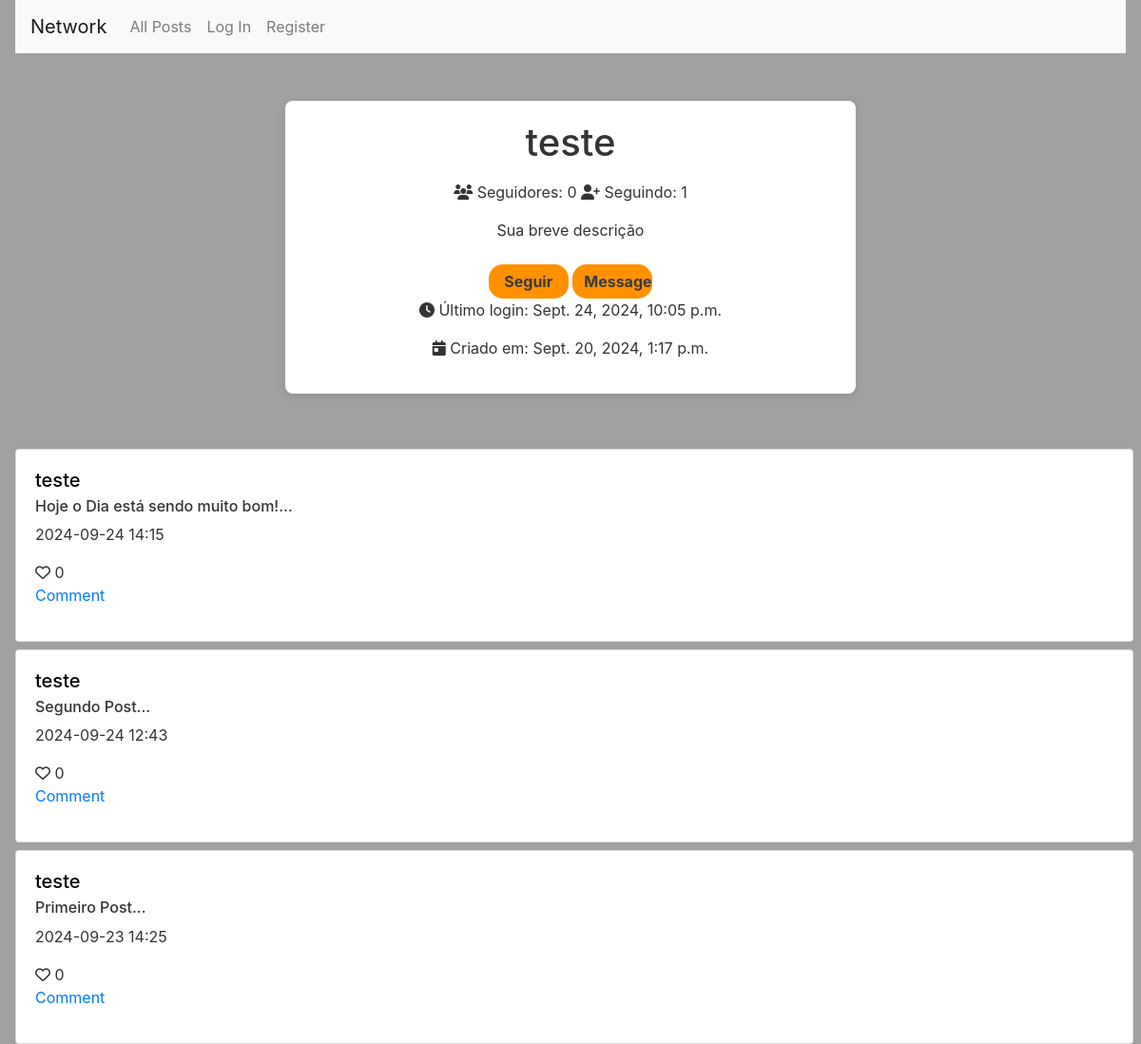
The page /profile/teste on the database as committed earlier.
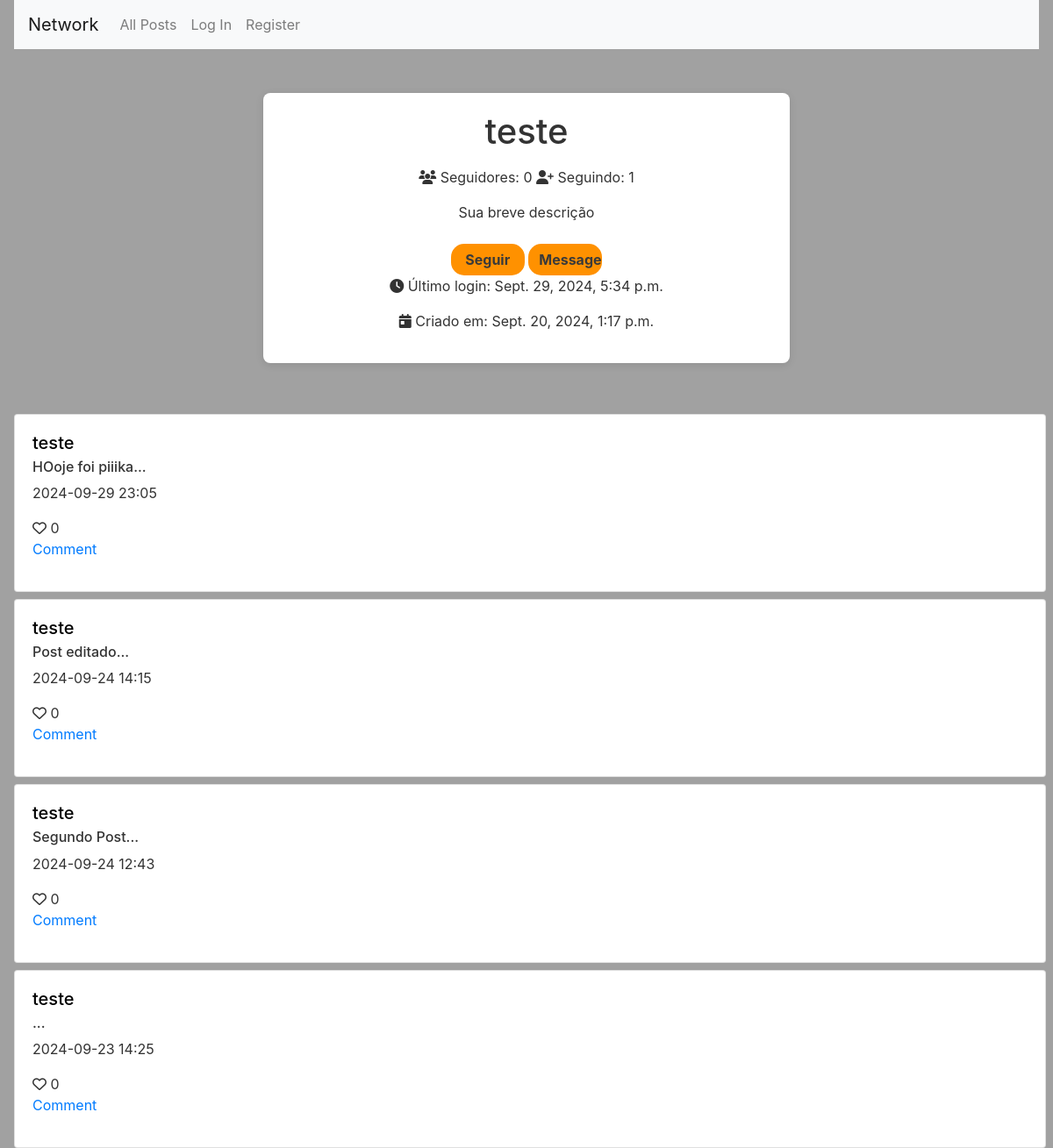
The same page on the database as committed later.
### network/models.py (models this page shows, shortened)
class User(AbstractUser):
    following = models.ManyToManyField('self', related_name='followers', symmetrical=False)

class Post(models.Model):
    user = models.ForeignKey(User, related_name="posts",on_delete=models.CASCADE)
    content = models.TextField(max_length=500)
    created_at = models.DateTimeField(auto_now_add=True)
    like = models.ManyToManyField(User)

### network/views.py (the view)
# urls.py: path("profile/<str:username>", views.load_profile, name="profile"),
def load_profile(request, username):
    user = User.objects.get(username=username)
    posts = user.posts.all().order_by('-created_at')
    paginator = Paginator(posts, 10)
    page_number = request.GET.get('page')
    page_obj = paginator.get_page(page_number)
    return render(request, 'network/profile.html', {
        "profile": user,
        "posts": posts,
        "followers": user.followers.all(),
        "page_obj": page_obj
    })

### network/templates/network/profile.html (shortened to what this page needs)
{% extends "network/layout.html" %}
{% block body %}
<div class="container text-center">
    <h1 class="mb-3">{{ profile.username }}</h1>
    <div class="mb-3">
        <i class="fa-solid fa-users me-2"></i> Seguidores: <span data-set="followers-count">{{ profile.followers.count }}</span>
        <i class="fa-solid fa-user-plus me-2"></i> Seguindo: <span data-set="following-count">{{ profile.following.count }}</span>
    </div>
    <p>Sua breve descrição</p>
    {% if profile == user %}
    <a href="" class="btn btn-outline-success me-2">Edit</a>
    <a href="#" class="btn btn-outline-success">Share Profile</a>
    {% else %}
        {% if user not in followers %}
        <a href="{% url 'follow' profile.username%}" class="btn btn-outline-success me-2">Seguir</a>
        {% else %}
        <a href="{% url 'follow' profile.username%}" class="btn btn-outline-success me-2">DeSeguir</a>
        {% endif %}
    <a href="#" class="btn btn-outline-success">Message</a>
    {% endif %}
    <div class="mb-3">
        <i class="fa-solid fa-clock me-2"></i> Último login: <span id="last-login">{{ profile.last_login }}</span>
    </div>
    <div class="mb-3">
        <i class="fa-solid fa-calendar-day me-2"></i> Criado em: <span id="created-at">{{ profile.date_joined }}</span>
    </div>
</div>
{% if posts %}
    <div id="posts_index">
        {% for post in page_obj %}
            <div class="card" style="margin-top: 1vh; width: 100%;">
                <div class="card-body">
                    <h5 class="card-title"><a class="card-title" href="{% url 'profile' post.user.username %}">{{ post.user.username }}</a></h5>
                    <div id="content-area">
                        <h6 id="content_post{{ post.id }}" class="card-subtitle mb-2 text-body-secondary"> {{ post.content }}... </h6>
                    </div>
                    <p class="card-text"> {{ post.created_at|date:"Y-m-d H:i" }} </p>
                    <button class="like-btn">
                        <i class="fa-regular fa-heart"></i>
                        <span id="like_qtd">0</span>
                    </button>
                    <a href="#" class="card-link">
                        <p>Comment</p>
                    </a>
                </div>
            </div>
        {% endfor %}
    </div>
{% endif %}
{% endblock %}

### network/templates/network/layout.html (shortened to what this page needs)
{% load static %}
<!DOCTYPE html>
<html lang="en">
    <head>
        <link rel="stylesheet" href="https://stackpath.bootstrapcdn.com/bootstrap/4.4.1/css/bootstrap.min.css">
        <link href="{% static 'network/css/styles.css' %}" rel="stylesheet">
    </head>
    <body>
        <nav class="navbar navbar-expand-lg navbar-light bg-light">
            <a class="navbar-brand color-logo" href="{% url 'index' %}">Network</a>
            <div>
              <ul class="navbar-nav mr-auto">
                <li class="nav-item">
                  <a class="nav-link" href="{% url 'index' %}">All Posts</a>
                </li>
                {% if user.is_authenticated %}
                    <li class="nav-item">
                        <a class="nav-link" href="{% url 'following' %}">Following</a>
                    </li>
                    <li class="nav-item">
                        <a class="nav-link" href="{% url 'logout' %}">Log Out</a>
                    </li>
                {% else %}
                    <li class="nav-item">
                        <a class="nav-link" href="{% url 'login' %}">Log In</a>
                    </li>
                    <li class="nav-item">
                        <a class="nav-link" href="{% url 'register' %}">Register</a>
                    </li>
                {% endif %}
              </ul>
            </div>
          </nav>
        <div class="body">
            {% block body %}
            {% endblock %}
        </div>
    </body>
</html>

### network/static/network/css/styles.css (style rules this page uses)
body { background-color: #a1a1a1; color: #333; height: 100vh; margin: 0 2vh; }

### network/static/network/css/index.css (style rules this page uses)
.btn { background-color: #ff9100; margin-top: 1vh; height: 4.5vh; width: 7vw; color: rgb(58, 58, 58); font-weight: 700; border: 0; border-radius: 15px; }
#posts_index { display: flex; flex-direction: column; height: 60vh; width: 98vw; }
.card-title { color: black; width: max-content; transition: transform 0.3s ease-in-out; }
.like-btn { all: unset; cursor: pointer; }

### network/static/network/css/following.css (style rules this page uses)
.container { max-width: 600px; margin: 50px auto; padding: 20px; background-color: #fff; border-radius: 8px; box-shadow: 0 2px 10px rgba(0, 0, 0, 0.1); }
h1 { text-align: center; margin-bottom: 20px; color: #333; }

Rows that differ between the two databases and show on the page:
changed User "teste": last_login "Sept. 24, 2024, 10:05 p.m." → "Sept. 29, 2024, 5:34 p.m."
added Post: user.username "teste", content "HOoje foi piiika", created_at "2024-09-29 23:05"
changed Post: content "Hoje o Dia está sendo muito bom!" → "Post editado"
changed Post (number 4 of 4 on the later page): content "Primeiro Post" → (not shown)
